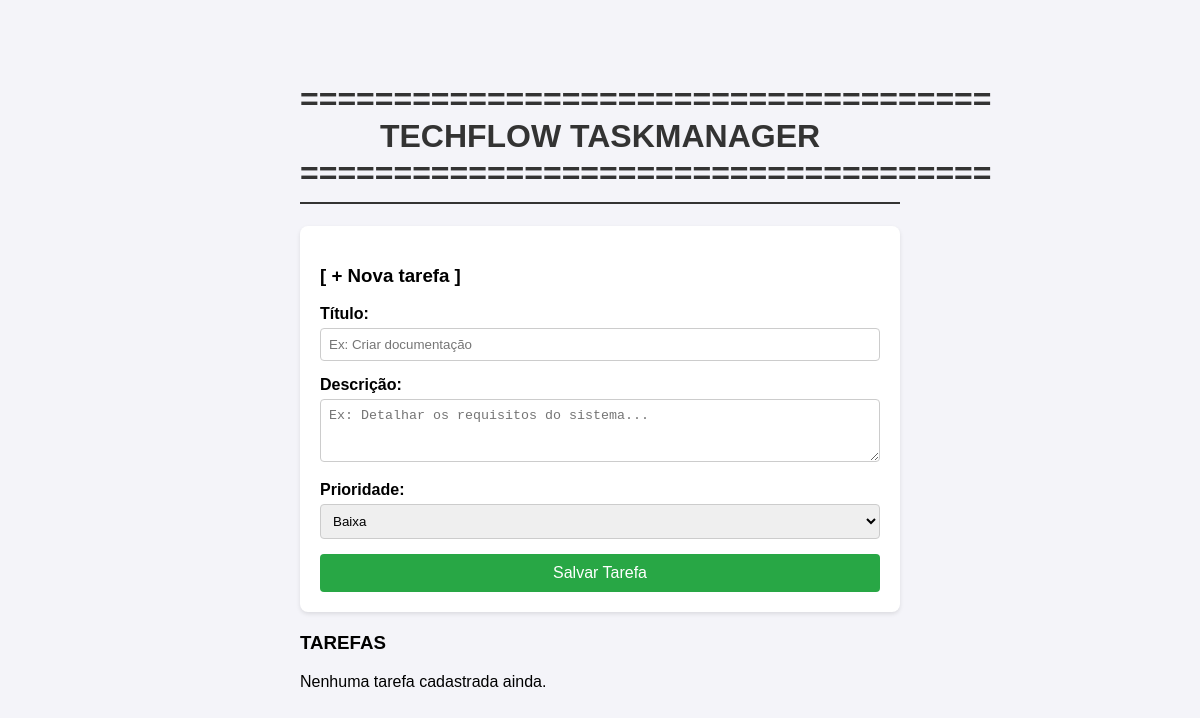
Before: / with the older database file.
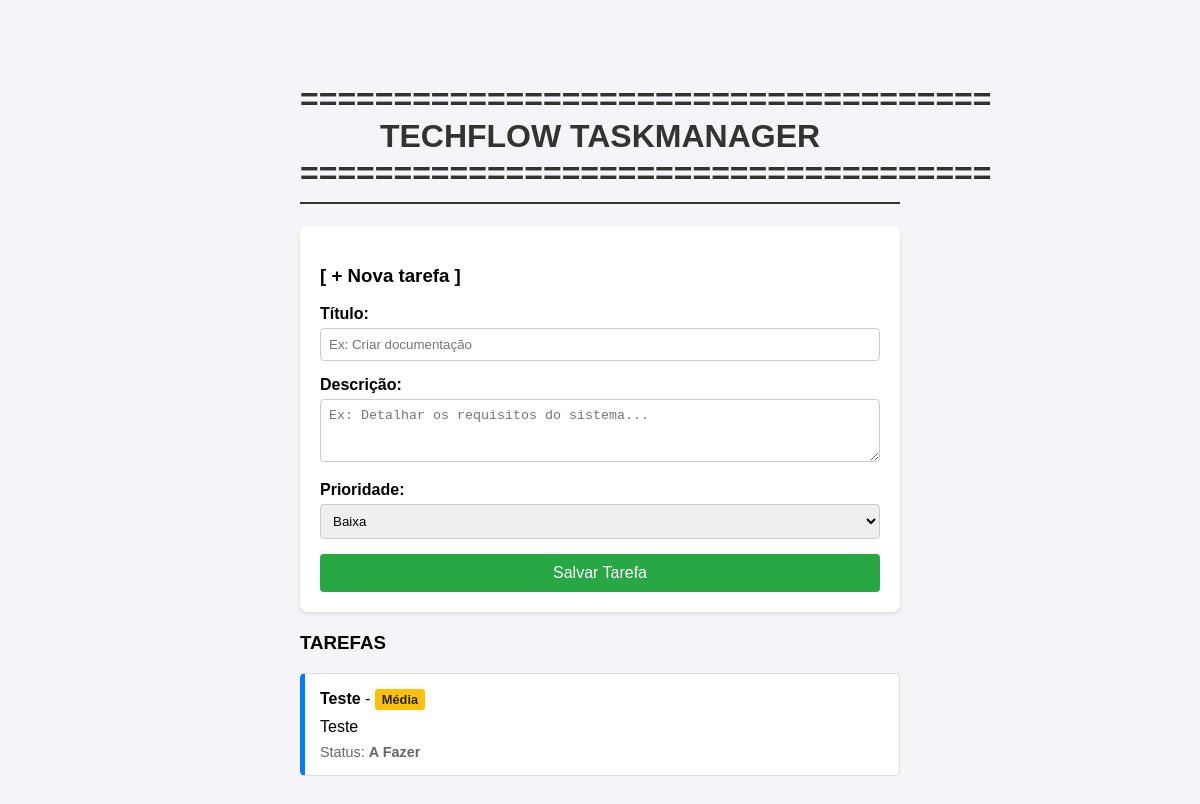
After: the same page with the newer database file.
### tables this page shows
CREATE TABLE tasks (
            id INTEGER PRIMARY KEY AUTOINCREMENT,
            title TEXT NOT NULL,
            description TEXT,
            status TEXT NOT NULL,
            priority TEXT NOT NULL,
            created_at DATETIME DEFAULT CURRENT_TIMESTAMP
        );

### src/app.py (the view)
@app.route("/")
def home():
    conn = get_db_connection()
    cursor = conn.cursor()
    cursor.execute("SELECT id, title, description, status, priority FROM tasks ORDER BY id DESC")
    tasks = cursor.fetchall()
    conn.close()
    return render_template("index.html", tasks=tasks)

### src/app.py (called while the page is built)
def get_db_connection():
    conn = sqlite3.connect(DB_PATH)
    return conn

### templates/index.html (shortened to what this page needs)
<!DOCTYPE html>
<html lang="pt-BR">
<head>
</head>
<body>
    <h1>=====================================<br>TECHFLOW TASKMANAGER<br>=====================================</h1>
    <div class="box">
        <h3>[ + Nova tarefa ]</h3>
        <form action="/add" method="POST">
            <div class="form-group">
                <label>Título:</label>
                <input type="text" name="title" required placeholder="Ex: Criar documentação">
            </div>
            <div class="form-group">
                <label>Descrição:</label>
                <textarea name="description" rows="3" placeholder="Ex: Detalhar os requisitos do sistema..."></textarea>
            </div>
            <div class="form-group">
                <label>Prioridade:</label>
                <select name="priority">
                    <option value="Baixa">Baixa</option>
                </select>
            </div>
            <button type="submit" class="btn">Salvar Tarefa</button>
        </form>
    </div>
    <h3>TAREFAS</h3>
    {% if tasks %}
        {% for task in tasks %}
            <div class="task-card">
                <strong>{{ task[1] }}</strong> - <span class="badge badge-{{ task[4]|lower|replace('é','e') }}">{{ task[4] }}</span>
                <p style="margin: 8px 0;">{{ task[2] }}</p>
                <div class="task-meta">Status: <strong>{{ task[3] }}</strong></div>
            </div>
        {% endfor %}
    {% else %}
        <p>Nenhuma tarefa cadastrada ainda.</p>
    {% endif %}
</body>
</html>

### templates/index.html (style rules this page uses)
body { font-family: Arial, sans-serif; max-width: 600px; margin: 40px auto; padding: 20px; background-color: #f4f4f9; }
h1 { text-align: center; color: #333; border-bottom: 2px solid #333; padding-bottom: 10px; }
.box { background: white; padding: 20px; border-radius: 8px; box-shadow: 0 2px 4px rgba(0,0,0,0.1); margin-bottom: 20px; }
.form-group { margin-bottom: 15px; }
.form-group label { display: block; font-weight: bold; margin-bottom: 5px; }
.form-group input, .form-group textarea, .form-group select { width: 100%; padding: 8px; border: 1px solid #ccc; border-radius: 4px; box-sizing: border-box; }
.btn { background: #28a745; color: white; padding: 10px 15px; border: none; border-radius: 4px; cursor: pointer; width: 100%; font-size: 16px; }
.task-card { background: #fff; border: 1px solid #ddd; padding: 15px; margin-top: 10px; border-radius: 5px; border-left: 5px solid #007bff; }
.task-meta { font-size: 0.9em; color: #666; margin-top: 5px; }
.badge { display: inline-block; padding: 3px 7px; font-size: 0.8em; font-weight: bold; border-radius: 3px; color: white; }
.badge-media { background: #ffc107; color: #212529; }

Changed rows visible on the page:
added tasks: title "Teste", priority "Média", description "Teste", status "A Fazer"
Other visible differences:
text no longer shown: "Nenhuma tarefa cadastrada ainda."
